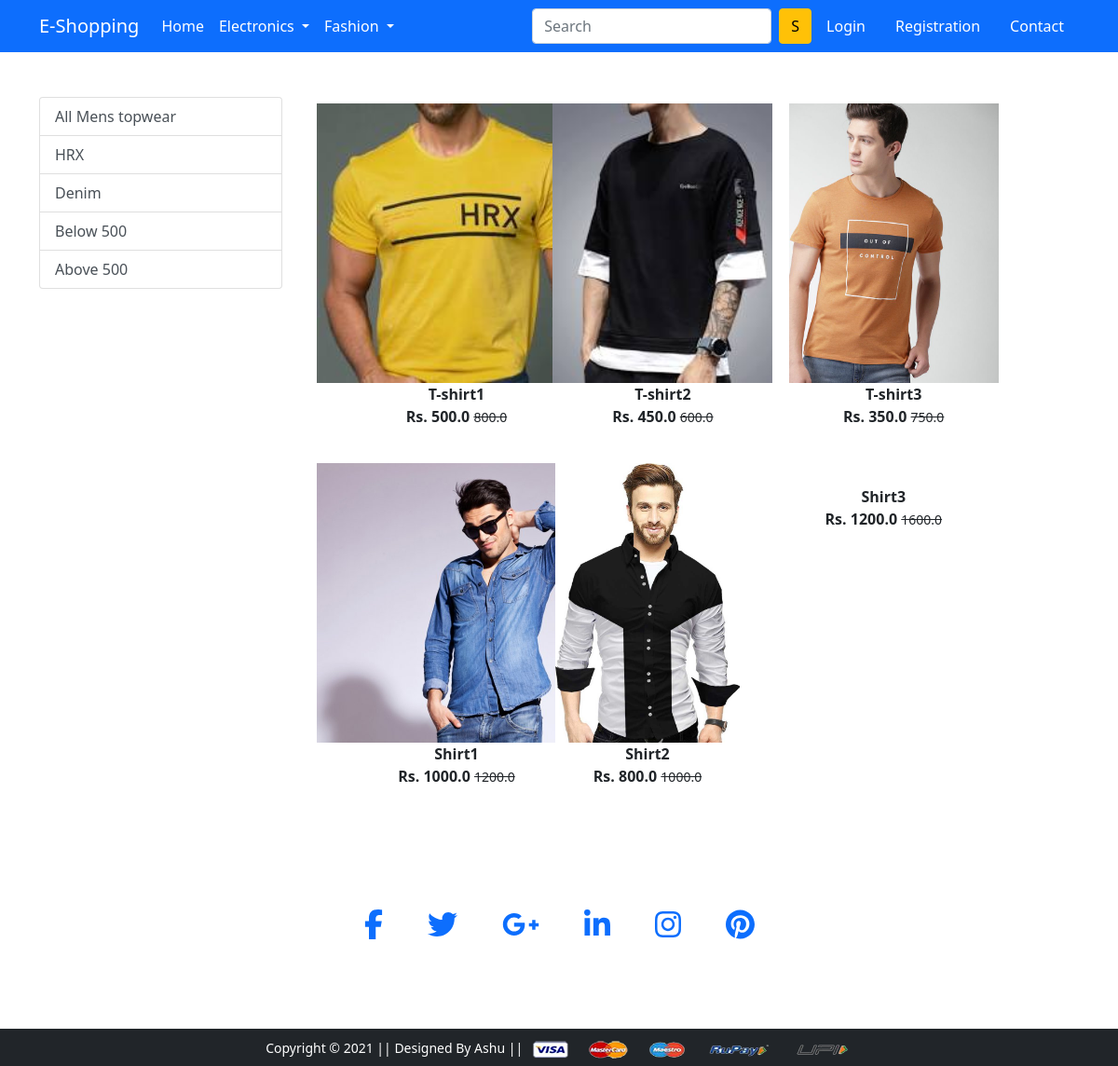
The app's page /menstopwears/ with its own data.
### app/models.py (models this page shows, shortened)
class Product(models.Model):
 title = models.CharField(max_length=100)
 selling_price = models.FloatField()
 discounted_price = models.FloatField()
 description = models.TextField()
 brand = models.CharField(max_length=100)
 category = models.CharField( choices=CATEGORY_CHOICES, max_length=3)
 product_image = models.ImageField(upload_to='productimg')

### app/views.py (the view)
# urls.py: path('menstopwears/', views.menstopwears, name='menstopwears'),
def menstopwears(request, data=None):
	totalitem = 0
	if request.user.is_authenticated:
		totalitem = len(Cart.objects.filter(user=request.user))
	if data==None :
			menstopwears = Product.objects.filter(category='MTW')
	elif data == 'HRX' or data == 'Denim':
			menstopwears = Product.objects.filter(category='MTW').filter(brand=data)
	elif data == 'below':
			menstopwears = Product.objects.filter(category='MTW').filter(discounted_price__lt=500)
	elif data == 'above':
			menstopwears = Product.objects.filter(category='MTW').filter(discounted_price__gt=500)
	return render(request, 'app/menstopwears.html', {'menstopwears':menstopwears, 'totalitem':totalitem})

### app/templates/app/menstopwears.html (shortened to what this page needs)
{% extends 'app/base.html' %}
{% load static %}
{% block main-content %}
<div class="container my-5">
 <div class="row">
  <div class="col-sm-3">
   <div class="list-group">
     <a href="{% url 'menstopwears' %}" class="list-group-item list-group-item-action" aria-current="true">All Mens topwear</a>
     <a href="{% url 'menstopwearsdata' 'HRX'  %}" class="list-group-item list-group-item-action" aria-current="true">HRX</a>
     <a href="{% url 'menstopwearsdata' 'Denim'  %}" class="list-group-item list-group-item-action">Denim</a>
     <a href="{% url 'menstopwearsdata' 'below'  %}" class="list-group-item list-group-item-action">Below 500</a>
     <a href="{% url 'menstopwearsdata' 'above'  %}" class="list-group-item list-group-item-action">Above 500</a>
   </div>
  </div>
  <div class="col-sm-8">
   <div class="row">
    {% for product in menstopwears %}
     <div class="col-sm-4 text-center mb-4">
      <a href="{% url 'product-detail' product.id %}" class="btn">
       <div class="item">
        <img src="{{product.product_image.url}}" alt="" height="300" class="">
        <div class="fw-bold">{{product.title}}</div>
        <div class="fw-bold">Rs. {{product.discounted_price}} <small class="fw-light text-decoration-line-through">{{product.selling_price}}</small></div>
       </div>
      </a>
     </div>
    {% endfor %}
   </div>
  </div>
 </div>
</div>
{% endblock main-content %}

### records on screen
Product: product_image (picture), title "T-shirt1", discounted_price "500.0", selling_price "800.0"
Product: product_image (picture), title "T-shirt2", discounted_price "450.0", selling_price "600.0"
Product: product_image (picture), title "T-shirt3", discounted_price "350.0", selling_price "750.0"
Product: product_image (picture), title "Shirt1", discounted_price "1000.0", selling_price "1200.0"
Product: product_image (picture), title "Shirt2", discounted_price "800.0", selling_price "1000.0"
Product: title "Shirt3", discounted_price "1200.0", selling_price "1600.0"
